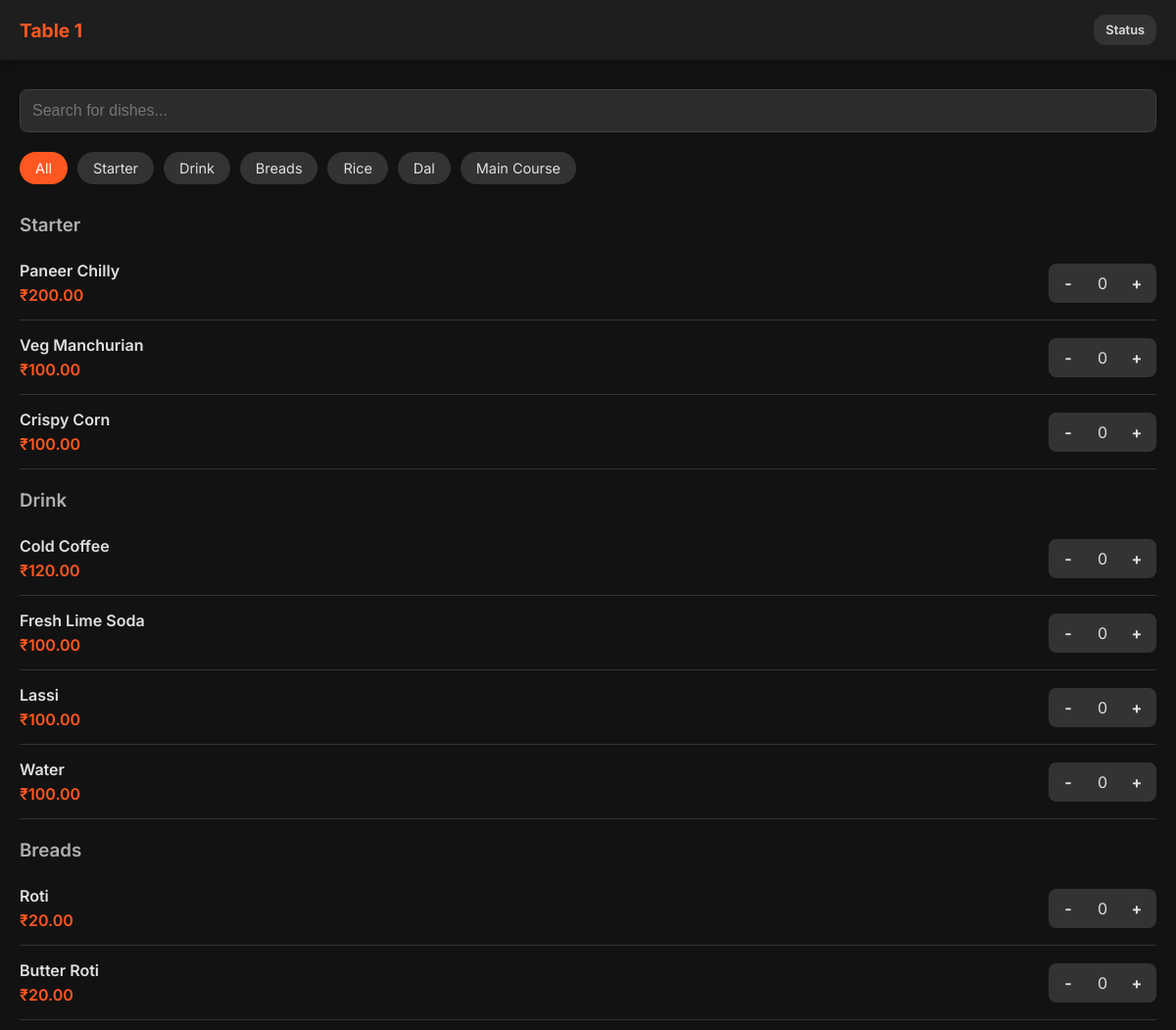
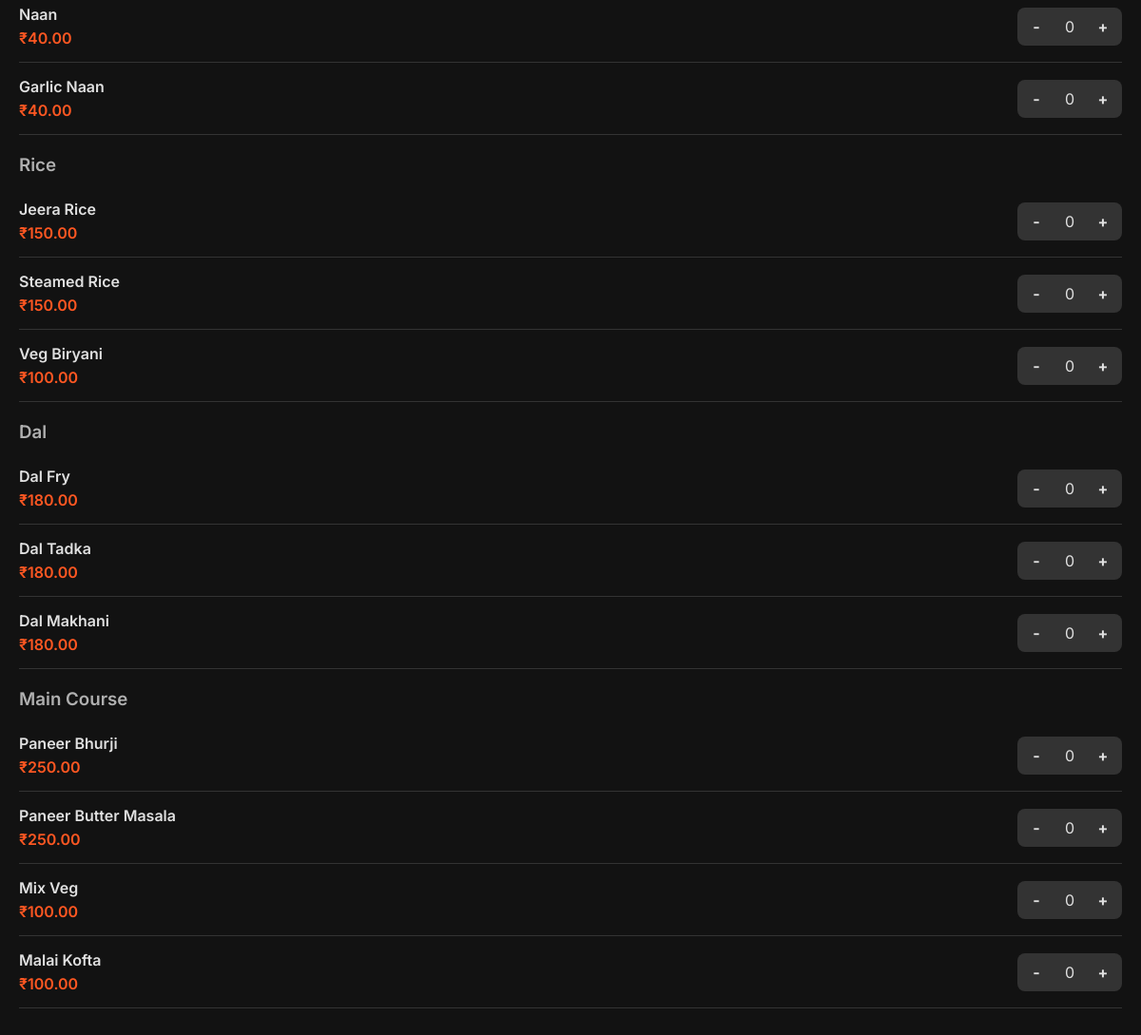
Page /menu/1/ on the committed database (2 pictures, top to bottom).
### restaurant/models.py (models this page shows, shortened)
class Table(models.Model):
    number = models.IntegerField(unique=True)

class Category(models.Model):
    name = models.CharField(max_length=100)
    class Meta:
        verbose_name_plural = "Categories"

class MenuItem(models.Model):
    category = models.ForeignKey(Category, on_delete=models.CASCADE, related_name='items')
    name = models.CharField(max_length=200)
    price = models.DecimalField(max_digits=6, decimal_places=2)

### restaurant/views.py (the view)
# urls.py: path('menu/<int:table_id>/', views.menu, name='menu'),
def menu(request, table_id):
    table = get_object_or_404(Table, id=table_id)
    categories = Category.objects.prefetch_related('items').all()
    order = Order.objects.filter(table=table, is_active=True).first()
    context = {
        'table': table,
        'categories': categories,
        'active_order': order,
    }
    return render(request, 'restaurant/menu.html', context)

### restaurant/templates/restaurant/menu.html (shortened to what this page needs)
{% extends 'restaurant/base.html' %}
{% block content %}
<div class="navbar">
    <div class="brand">Table {{ table.number }}</div>
    <div style="display: flex; gap: 10px;">
        {% if active_order %}
        <a href="{% url 'order_status' table.id %}" class="btn"
            style="padding: 8px 12px; font-size: 0.8rem; background: #333;">Status</a>
        {% endif %}
    </div>
</div>
<div class="container" style="padding-bottom: 80px;">
    <div style="position: sticky; top: 70px; background: var(--bg-color); z-index: 90; padding: 10px 0;">
        <input type="text" id="searchInput" placeholder="Search for dishes..." onkeyup="filterMenu()">
    </div>
    <div class="category-scroller">
        <div class="cat-pill active" onclick="scrollToCat('all', this)">All</div>
        {% for cat in categories %}
        <div class="cat-pill" onclick="scrollToCat('cat-{{ cat.id }}', this)">{{ cat.name }}</div>
        {% endfor %}
    </div>
    <div id="menu-list">
        {% for cat in categories %}
        <div id="cat-{{ cat.id }}" class="menu-category-section">
            <h3 style="color: var(--secondary-text); margin: 20px 0 10px;">{{ cat.name }}</h3>
            {% for item in cat.items.all %}
            <div class="menu-item" data-name="{{ item.name|lower }}">
                <div class="item-info">
                    <h4>{{ item.name }}</h4>
                    <span class="item-price">₹{{ item.price }}</span>
                </div>
                <div class="qty-control">
                    <div class="qty-btn" onclick="updateQty({{ item.id }}, -1)">-</div>
                    <div class="qty-val" id="qty-{{ item.id }}">0</div>
                    <div class="qty-btn" onclick="updateQty({{ item.id }}, 1)">+</div>
                </div>
            </div>
            {% endfor %}
        </div>
        {% endfor %}
    </div>
</div>
{% endblock %}

### static/css/style.css (style rules this page uses)
:root { --bg-color: #121212; --surface-color: #1E1E1E; --primary-color: #FF5722; --primary-hover: #E64A19; --text-color: #E0E0E0; --secondary-text: #B0B0B0; --success-color: #00C853; --warning-color: #FFD600; }
body { font-family: 'Inter', -apple-system, BlinkMacSystemFont, sans-serif; background-color: var(--bg-color); color: var(--text-color); margin: 0; padding: 0; -webkit-font-smoothing: antialiased; }
h1, h2, h3, h4 { margin: 0; font-weight: 600; }
a { text-decoration: none; color: inherit; }
.container { padding: 20px; max-width: 1200px; margin: 0 auto; }
.btn { display: inline-block; padding: 12px 24px; border-radius: 12px; font-weight: 600; cursor: pointer; transition: all 0.2s ease; border: none; font-size: 1rem; text-align: center; }
input[type="text"], input[type="number"], input[type="tel"] { background: #2C2C2C; border: 1px solid #3E3E3E; color: white; padding: 12px; border-radius: 8px; width: 100%; box-sizing: border-box; font-size: 1rem; outline: none; }
.navbar { background: var(--surface-color); padding: 15px 20px; display: flex; justify-content: space-between; align-items: center; position: sticky; top: 0; z-index: 100; box-shadow: 0 2px 10px rgba(0,0,0,0.3); }
.brand { font-size: 1.2rem; font-weight: 700; color: var(--primary-color); }
.category-scroller { display: flex; overflow-x: auto; padding: 10px 0; gap: 10px; margin-bottom: 20px; scrollbar-width: none; }
.cat-pill { background: #333; padding: 8px 16px; border-radius: 20px; white-space: nowrap; font-size: 0.9rem; cursor: pointer; }
.cat-pill.active { background: var(--primary-color); color: white; }
.menu-item { display: flex; justify-content: space-between; align-items: center; padding: 15px 0; border-bottom: 1px solid #333; }
.item-info h4 { margin-bottom: 5px; }
.item-price { color: var(--primary-color); font-weight: 600; }
.qty-control { display: flex; align-items: center; gap: 10px; background: #333; border-radius: 8px; padding: 5px; }
.qty-btn { width: 30px; height: 30px; display: flex; align-items: center; justify-content: center; cursor: pointer; font-weight: bold; user-select: none; }
.qty-val { width: 20px; text-align: center; }

### rows in the picture
Table: number "1"
Category: name "Starter"
Category: name "Drink"
Category: name "Breads"
Category: name "Rice"
Category: name "Dal"
Category: name "Main Course"
MenuItem: name "Paneer Chilly", price "200.00"
MenuItem: name "Veg Manchurian", price "100.00"
MenuItem: name "Crispy Corn", price "100.00"
MenuItem: name "Cold Coffee", price "120.00"
MenuItem: name "Fresh Lime Soda", price "100.00"
MenuItem: name "Lassi", price "100.00"
MenuItem: name "Water", price "100.00"
MenuItem: name "Roti", price "20.00"
MenuItem: name "Butter Roti", price "20.00"
MenuItem: name "Naan", price "40.00"
MenuItem: name "Garlic Naan", price "40.00"
MenuItem: name "Jeera Rice", price "150.00"
MenuItem: name "Steamed Rice", price "150.00"
MenuItem: name "Veg Biryani", price "100.00"
MenuItem: name "Dal Fry", price "180.00"
MenuItem: name "Dal Tadka", price "180.00"
MenuItem: name "Dal Makhani", price "180.00"
MenuItem: name "Paneer Bhurji", price "250.00"
MenuItem: name "Paneer Butter Masala", price "250.00"
MenuItem: name "Mix Veg", price "100.00"
MenuItem: name "Malai Kofta", price "100.00"
